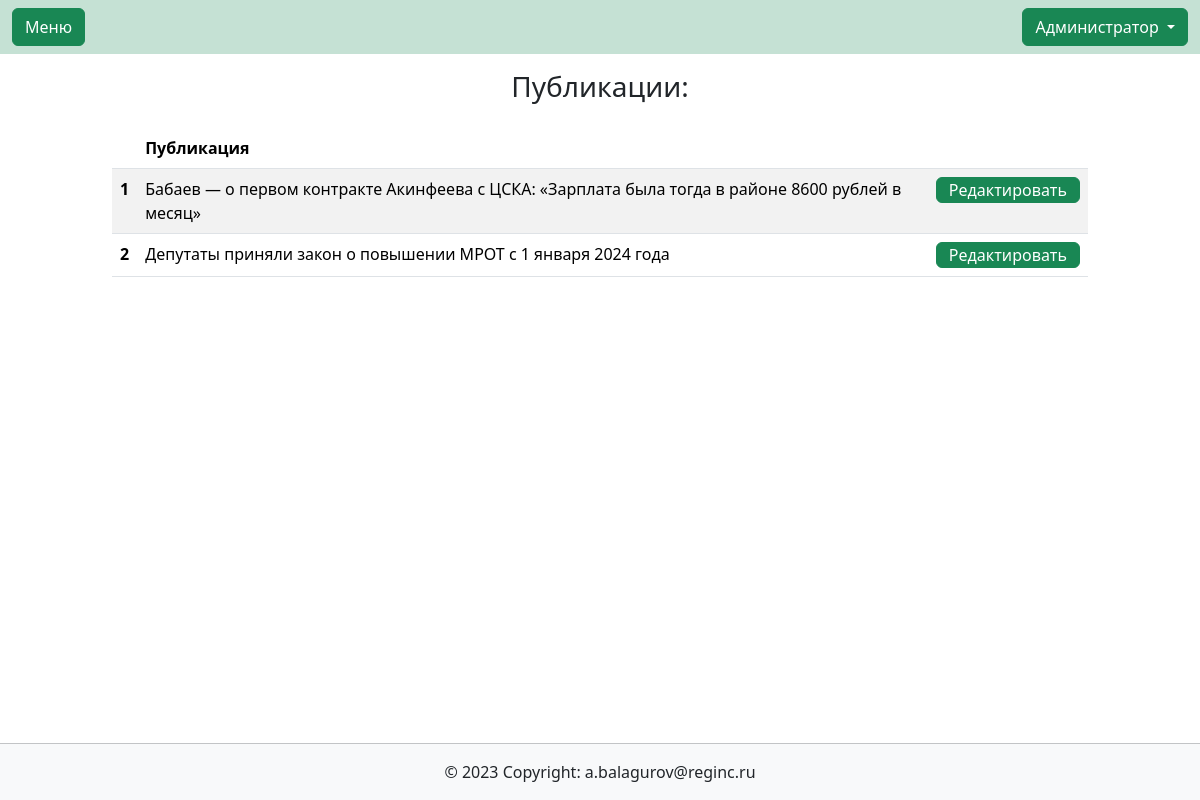
Page /contentmanagment/newslist/ (signed in) on the earlier database version.
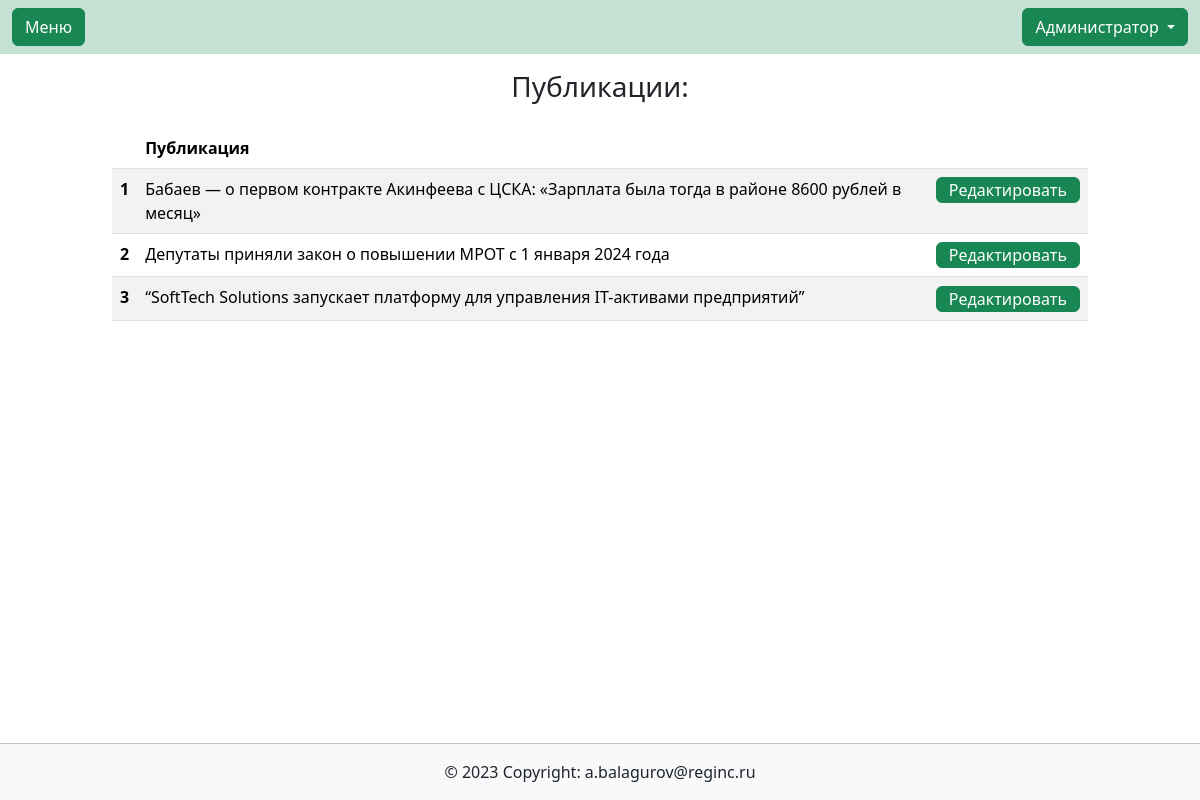
Same page on the later database version.
### main/models.py (models this page shows, shortened)
class NewsModel(models.Model):
    tags = models.ManyToManyField('TagsModel',blank=True, related_name='Тэги')
    autor = models.ForeignKey(User, on_delete=models.PROTECT)
    name = models.CharField(max_length=150, blank=True)
    mainImage = models.ImageField(upload_to='news/%Y%m%d-%H%M/', max_length=200)
    description = models.TextField(blank=True)
    date_pub = models.DateTimeField(auto_now=True)
    show_news = models.BooleanField(default=True)
    class Meta:
        verbose_name_plural = 'Новости'

### contentmanagment/views.py (the view)
# urls.py: path('newslist/', views.newschange, name='news-list'),
def newschange(request):
    newslist = NewsModel.objects.filter(autor=request.user)
    context = {'newslist': newslist}
    return render(request, 'contentmanagment/newslist.html', context)

### contentmanagment/templates/contentmanagment/newslist.html (shortened to what this page needs)
{% extends  'base.html' %}
{% block content %}
    <h3 class="text-center py-3">Публикации:</h3>
    <div class="container col-12 col-md-10">
    <table class="table table-striped">
        <thead>
          <tr>
            <th scope="col"></th>
            <th scope="col">Публикация</th>
            <th scope="col"></th>
          </tr>
        </thead>
        <tbody>
        {% for news in newslist %}
            <tr class="my-auto align-items-center">
                <th scope="row" class="my-auto">{{ forloop.counter }}</th>
                <td class="my-auto align-items-center">{{ news.name }}</td>
                <td class="my-auto"><a class="btn btn-success my-0 py-0" href="{% url 'contentmanagment:addNews' news.id %}">Редактировать</a></td>
            </tr>
        {% endfor %}
        </tbody>
    </table>
</div>
{% endblock content %}

Differences in the rows shown:
added NewsModel: name "“SoftTech Solutions запускает платформу для управления IT-активами предприятий”"
